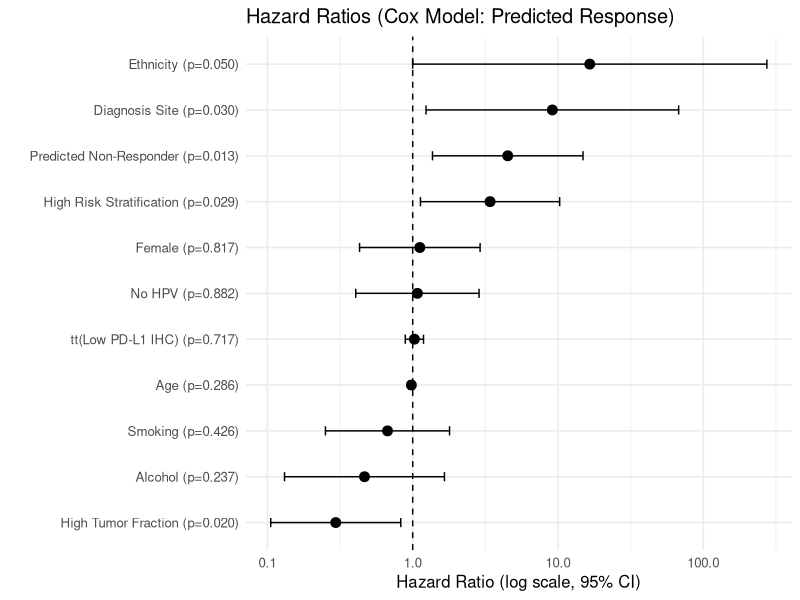

Recreate this plot in R. (Note: this script raises an error after producing the figure.)
library(dplyr)
library(survival)
library(survminer)
library(ggplot2)

setwd('/Users/myt8099/Downloads')
d <- read.csv("./survival_data.csv")

df_patient_DFS <- data.frame(
  id = d[,1],
  age = d$Age,
  gender = ifelse(d$Gender == "Male", 1, 2),  # Male = 1 (reference), Female = 2
  ethnicity = as.integer(as.factor(d$Ethnicity)),
  diagnosis = as.integer(as.factor(d$Diagnosis)),
  hpv = ifelse(d$HPV == "Unknown", 1, 2),  # Unknown = 1 (reference), No = 2
  smoking = ifelse(d$Smoking == "No", 1, 2),  # No = 1 (reference), Yes = 2
  alcohol = ifelse(d$Alcohol == "No", 1, 2),  # No = 1 (reference), Yes = 2
  stratification = ifelse(d$Stratification == "Intermediate", 1, 2),
  response = ifelse(d$Predicted.Treatment.Response == "Responder", 1, 2),  # Responder = 1 (reference), Non-Responder = 2
  actual_response = ifelse(d$Actual.Treatment.Response == "Responder", 1, 2),  # Responder = 1 (reference), Non-Responder = 2
  ihc = ifelse(d$PDL1.IHC == ">20", 1, ifelse(d$PDL1.IHC == "1-19", 2, 3)),  # >20 = 1 (reference), 1-19 = 2, 0 = 3
  tf = ifelse(d$Tumor.Fraction == "Low Tumor Fraction", 1, 2),  # Low = 1, High = 2
  event = as.integer(ifelse(d$E_Relapse, 1, 0)),
  time_to_event = as.integer(d$Relapse.Months * 30)
)

cox_patient <- coxph(
  Surv(time_to_event, event) ~ age + gender + ethnicity + diagnosis + hpv + smoking + alcohol + stratification + response + tt(ihc) + tf,
  tt = function(x, t, ...) x * log(t),
  data = df_patient_DFS
)

output_file <- "DFS_NO_TIME_EFFECT.txt"
sink(output_file)
cat('DFS_NO_TIME_EFFECT\n\n')
print(summary(cox_patient))
sink()

summary_cox <- summary(cox_patient)
df_forest <- data.frame(
  variable = rownames(summary_cox$coefficients),
  coef = summary_cox$coefficients[, "coef"],
  HR = exp(summary_cox$coefficients[, "coef"]),
  lower_CI = exp(summary_cox$coefficients[, "coef"] - 1.96 * summary_cox$coefficients[, "se(coef)"]),
  upper_CI = exp(summary_cox$coefficients[, "coef"] + 1.96 * summary_cox$coefficients[, "se(coef)"]),
  p_value = summary_cox$coefficients[, "Pr(>|z|)"]
)
df_forest$variable <- gsub("response", "Predicted Non-Responder", df_forest$variable)
df_forest$variable <- gsub("gender", "Female", df_forest$variable)
df_forest$variable <- gsub("ethnicity", "Ethnicity", df_forest$variable)
df_forest$variable <- gsub("diagnosis", "Diagnosis Site", df_forest$variable)
df_forest$variable <- gsub("hpv", "No HPV", df_forest$variable)
df_forest$variable <- gsub("smoking", "Smoking", df_forest$variable)
df_forest$variable <- gsub("alcohol", "Alcohol", df_forest$variable)
df_forest$variable <- gsub("stratification", "High Risk Stratification", df_forest$variable)
df_forest$variable <- gsub("age", "Age", df_forest$variable)
df_forest$variable <- gsub("tf", "High Tumor Fraction", df_forest$variable)
df_forest$variable <- gsub("ihc", "Low PD-L1 IHC", df_forest$variable)

df_forest$variable <- sprintf("%s (p=%.3f)", df_forest$variable, df_forest$p_value)

p <- ggplot(df_forest, aes(x = reorder(variable, HR), y = HR)) +
  geom_point(size = 3) +
  geom_errorbar(aes(ymin = lower_CI, ymax = upper_CI), width = 0.2) +
  geom_hline(yintercept = 1, linetype = "dashed") +
  coord_flip() +
  scale_y_log10() +
  labs(title = "Hazard Ratios (Cox Model: Predicted Response)", x = "", y = "Hazard Ratio (log scale, 95% CI)") +
  theme_minimal(base_size = 12)

ggsave("DFS_Response_ForestPlot.pdf", plot = p, width = 8, height = 5, dpi = 300)

sink("DFS_NO_TIME_EFFECT_RESPONSE.txt")
cat('DFS_NO_TIME_EFFECT\n')
cox_patient <- coxph(
  Surv(time_to_event, event) ~ age + gender + ethnicity + diagnosis + hpv + smoking + alcohol + stratification + response,
  data = df_patient_DFS
)
print(summary(cox_patient))
zph_patient <- cox.zph(cox_patient)
print(zph_patient)
sink()  # close


sink("DFS_NO_TIME_EFFECT_IHC.txt")
cat('DFS_NO_TIME_EFFECT\n')
cox_patient <- coxph(
  Surv(time_to_event, event) ~ age + gender + ethnicity + diagnosis + hpv + smoking + alcohol + stratification + tt(ihc),
  tt = function(x, t, ...) x * log(t),
  data = df_patient_DFS
)
print(summary(cox_patient))
sink()  # close

sink("DFS_NO_TIME_EFFECT_TF.txt")
cat('DFS_NO_TIME_EFFECT\n')
cox_patient <- coxph(
  Surv(time_to_event, event) ~ age + gender + ethnicity + diagnosis + hpv + smoking + alcohol + stratification + tf,
  data = df_patient_DFS
)
print(summary(cox_patient))
zph_patient <- cox.zph(cox_patient)
print(zph_patient)
sink()  # close

surv_obj <- Surv(df_patient_DFS$time_to_event, df_patient_DFS$event)

km_fit <- survfit(surv_obj ~ response, data = df_patient_DFS)

km_plot <- ggsurvplot(
  km_fit,
  data = df_patient_DFS,
  legend.labs = c("Responder", "Non-Responder"),
  palette = c("#0173B2", "#CA9161"),
  title = "Disease-Free Survival\n(Predicted Response)",
  ylab = "Probability of Event",
  xlab = "Time (Months)"
)
km_plot$plot <- km_plot$plot + theme(plot.title = element_text(hjust = 0.5))
ggsave("DFS_Response.pdf", km_plot$plot, width = 5, height = 5, dpi = 300)


km_fit <- survfit(surv_obj ~ ihc, data = df_patient_DFS)

km_plot <- ggsurvplot(
  km_fit,
  data = df_patient_DFS,
  legend.labs = c(">20", "1-19", "0"),
  palette = c("#15B01A", "#FFD700", "#DC143C"),
  title = "Disease-Free Survival\n(PD-L1 IHC)",
  ylab = "Probability of Event",
  xlab = "Time (Months)"
)
km_plot$plot <- km_plot$plot + theme(plot.title = element_text(hjust = 0.5))
ggsave("DFS_IHC.pdf", km_plot$plot, width = 5, height = 5, dpi = 300)


km_fit <- survfit(surv_obj ~ tf, data = df_patient_DFS)

km_plot <- ggsurvplot(
  km_fit,
  data = df_patient_DFS,
  legend.labs = c("Low Tumor Fraction", "High Tumor Fraction"),
  palette = c("#15B01A", "#DC143C"),
  title = "Disease-Free Survival\n(Tumor Fraction)",
  ylab = "Probability of Event",
  xlab = "Time (Months)"
)

km_plot$plot <- km_plot$plot + theme(plot.title = element_text(hjust = 0.5))
ggsave("DFS_Tumor_Fraction.pdf", km_plot$plot, width = 5, height = 5, dpi = 300)


